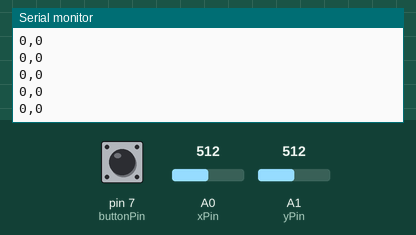
This sketch was run on a simulated Arduino Uno, built with avr-gcc and run on an emulated ATmega328P. Parts: the last lines printed to the serial monitor. The inputs (shaded band) are chosen by the test bench; at power-on: pin 7 (buttonPin) HIGH, A0 (xPin) = 512, A1 (yPin) = 512.

Above: at 1.2 s.
1.3 s: pin 7 (buttonPin) pulled LOW for 0.15 s
2.9 s: A0 (xPin) set to 495
At 3.6 s:
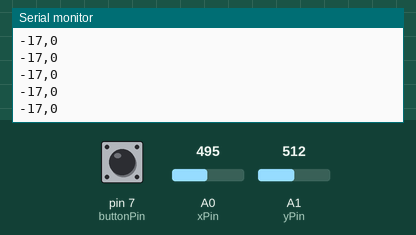
5.9 s: A1 (yPin) set to 716
At 7.0 s:
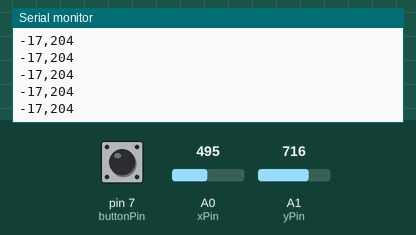
7.4 s: A0 (xPin) set to 511
At 8.2 s:
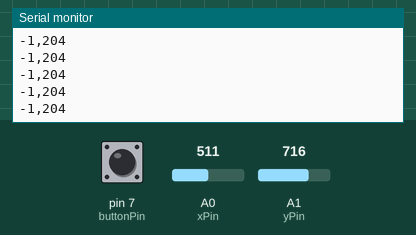
8.9 s: pin 7 (buttonPin) pulled LOW for 1 s
At 9.4 s:
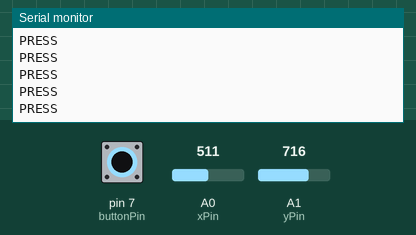
11.4 s: A1 (yPin) set to 900
At 12.3 s:
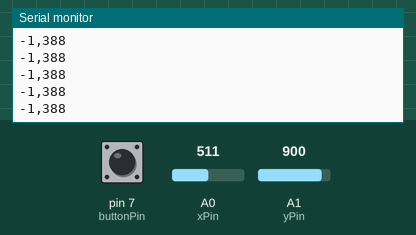
Timing chart, 0 to 13.9 s (numbered marks = the images above; inputs shaded):
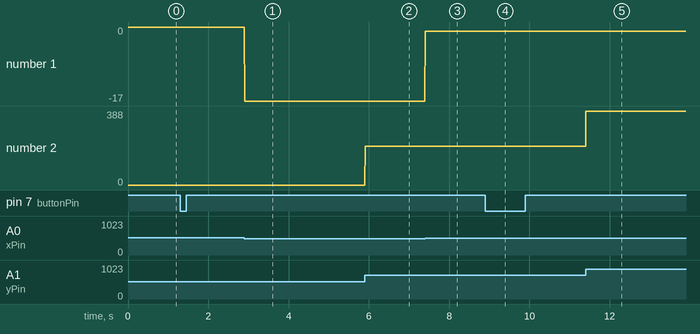

The sketch:

joystick_ps2.ino
```cpp
const int xPin = A0;
const int yPin = A1;
const int buttonPin = 7;

void setup() {
  pinMode(buttonPin, INPUT_PULLUP);
  Serial.begin(9600);
}

void loop() {
  int xVal = analogRead(xPin) - 512;
  int yVal = analogRead(yPin) - 512;
  bool isPressed = digitalRead(buttonPin) == LOW;

  if (isPressed) {
    Serial.println("PRESS");
  } else {
    Serial.print(xVal);
    Serial.print(",");
    Serial.println(yVal);
  }

  delay(10);
}
```

Measured:
- after the input at 2.9 s, the serial monitor: prints a new line at once (image 1)
- after the input at 5.9 s, the serial monitor: prints a new line at once (image 2)
- after the input at 7.4 s, the serial monitor: prints a new line at once (image 3)
- after the input at 8.9 s, the serial monitor: prints a new line at once (image 4)
- after the input at 11.4 s, the serial monitor: prints a new line at once (image 5)
- plotted number 1: 0 → -17 after the input at 2.9 s
- plotted number 2: 0 → 204 after the input at 5.9 s, 204 → 388 after the input at 11.4 s
